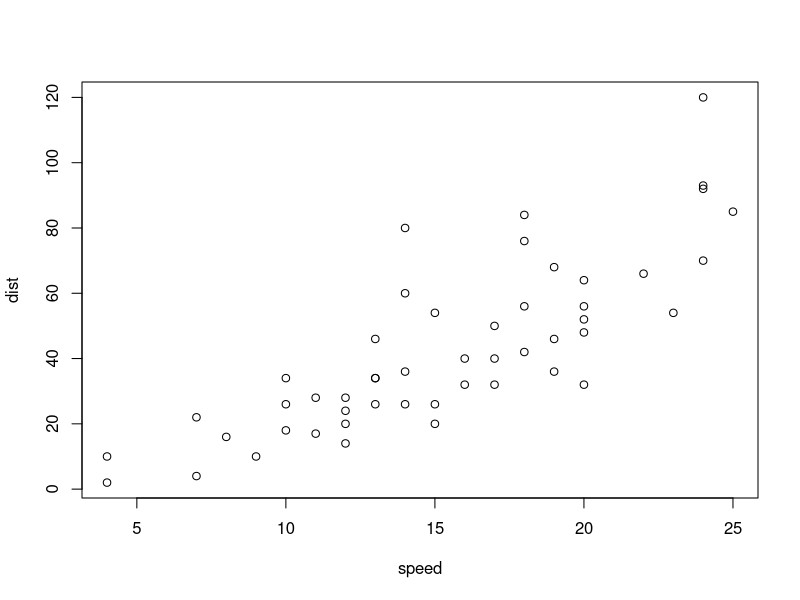
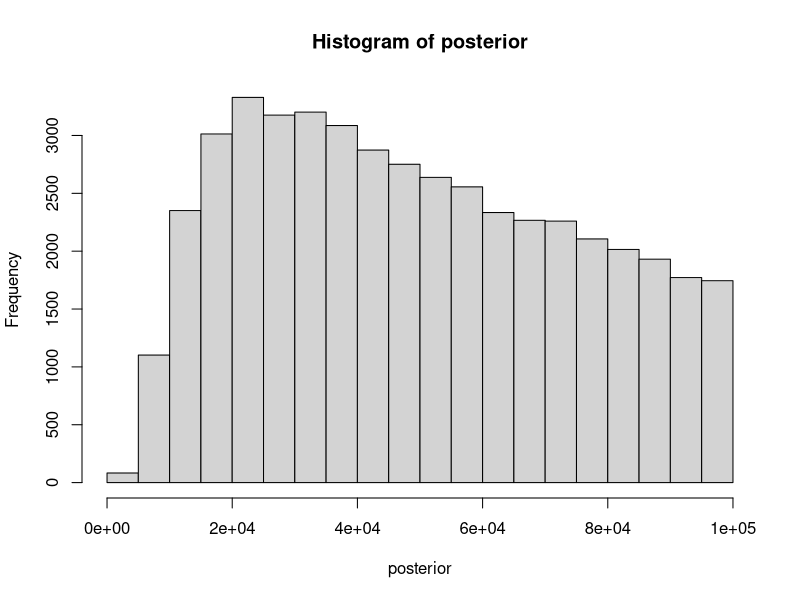
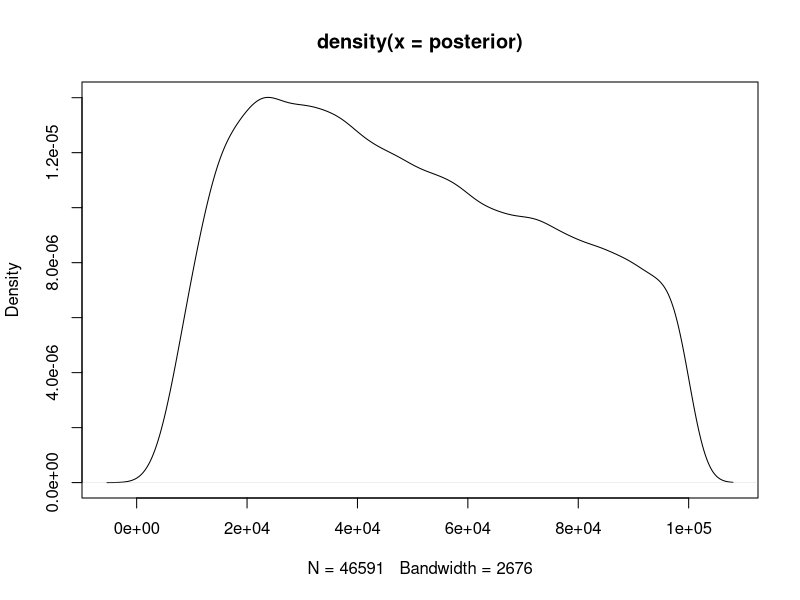
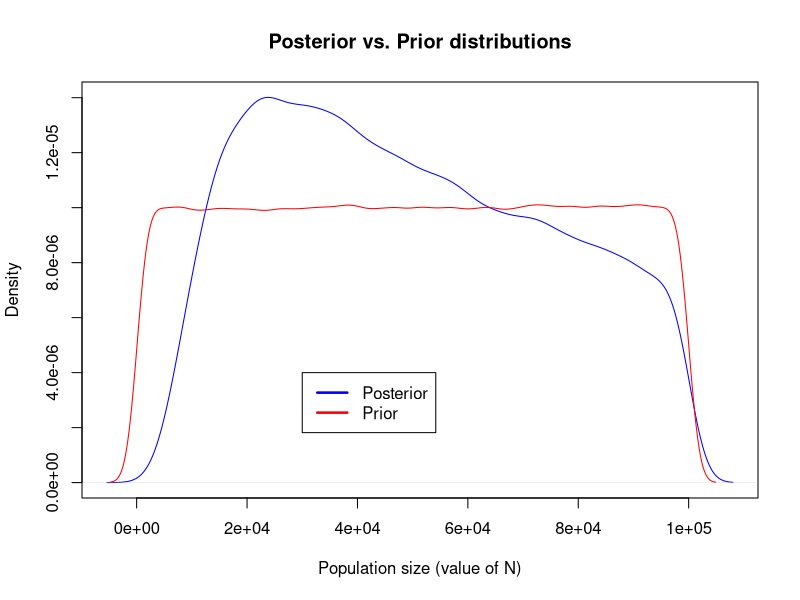
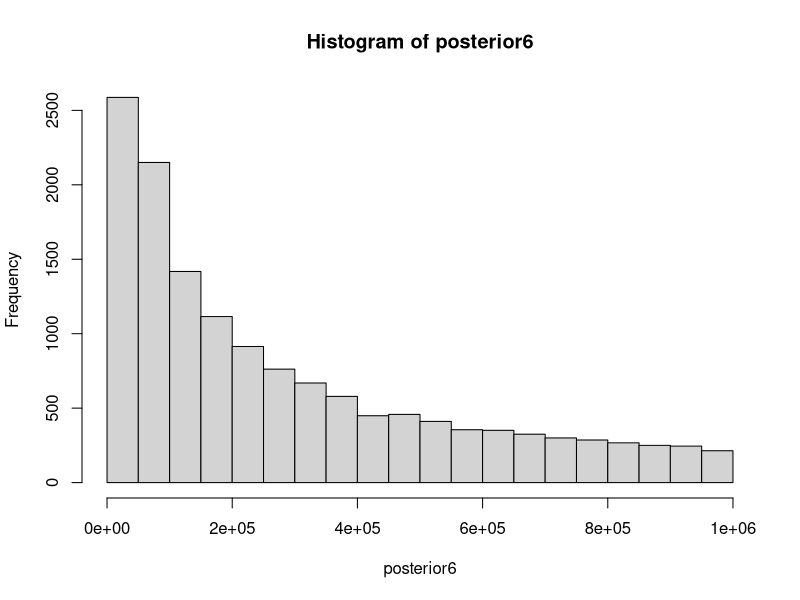
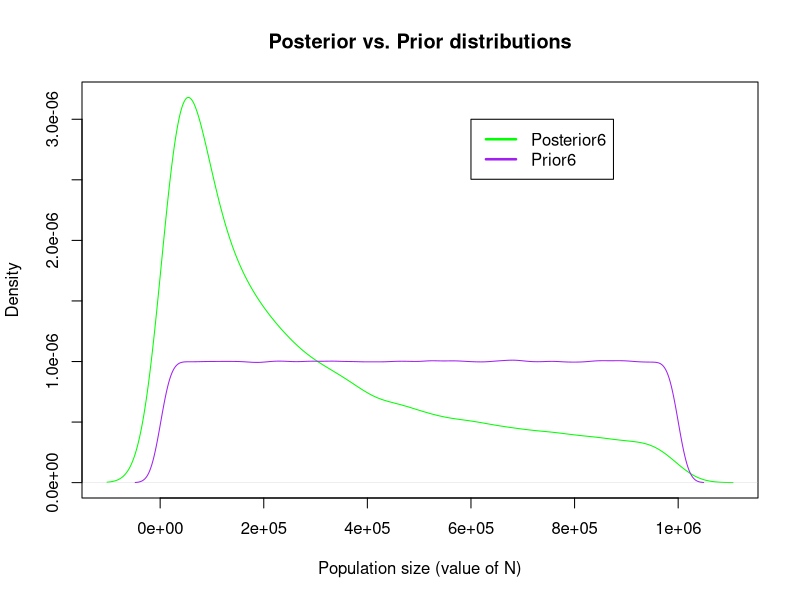
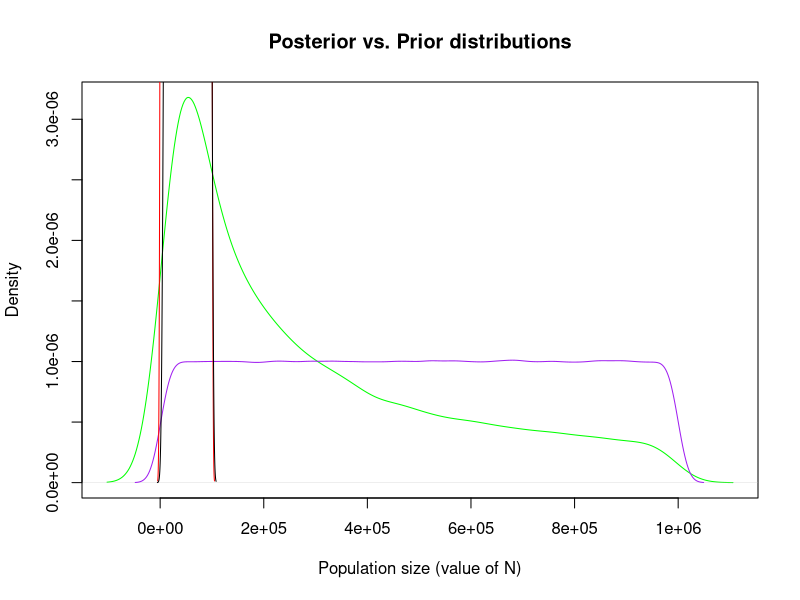

Source code (R) for these figures, in order:
## ---- chunk 1
summary(cars)
## ---- chunk 2
plot(cars)
## ---- chunk 3
getwd()
setwd("C:\\Users\\Hayley\\eeb201hayleystansell")
getwd()

#?runif
#try simulating the coin flip thing from class
#prior<- runif(1e6)
#D_sim<- rbinom(n=1e6, size=100, p=prior)
#plot(D_sim)
#This produces a "black block", x-axis going from 0 to 1e6, y-axis going from 0 to 100....
#?plot
#how is a number the prior distribution???? 
prior<- runif(n=1e6, min = 100, max = 100000)
#prior
#plot(prior) #looks correct in terms of axes
#
## ---- chunk 4
rate<- 1/(prior)
mostrecent<- rexp(1e6, rate)
#######DOES NOT NEED TO BE A LOOP!, R automatically takes each value of "prior" and plugs it in in order to the "mostrecent" vector
#######Follows that NEITHER DOES NEXT STEP
#mostrecent
length(mostrecent)
## ---- chunk 5
ratemu<- 1e-3
snpnumber<- rpois(1e6, mostrecent*ratemu*2)
#snpnumber
max(snpnumber)
length(snpnumber)
## ---- chunk 6
sims<- cbind(prior, snpnumber)
simslower<- subset(sims, sims[,2]>45)
simsupper<- subset(simslower, simslower[,2]<55)
posterior<-simsupper[,1]
#posterior
max(posterior)
min(posterior)
hist(posterior)
density(posterior)
plot(density(posterior))
## ---- chunk 7
density(posterior)
plot(density(posterior), main= "Posterior vs. Prior distributions", xlab= "Population size (value of N)", col= "blue")
density(prior)
#?lines
# "lines() adds a line to an existing plot --- lines(namevector, col = color)
lines(density(prior), col= "red")
#?legend
legend(3e04,4e-06, # places a legend at the appropriate place 
       c("Posterior", "Prior"), # puts text in the legend
       
       lty=c(1,1), # gives the legend appropriate symbols (lines)
       
       lwd=c(2.5,2.5),col=c("blue", "red")) # gives the legend lines the correct color and width
## ---- chunk 8
median(posterior)
## ---- chunk 9
#?quantile
quantile(posterior, c(0.025, 0.975))

## ---- chunk 10
prior6<- runif(n=1e6, min = 1000, max = 1000000)
rate6<- 1/(prior6)
mostrecent6<- rexp(1e6, rate6)
length(mostrecent6)
ratemu6<- 1e-3
snpnumber6<- rpois(1e6, mostrecent6*ratemu6*2)
#snpnumber
max(snpnumber6)
length(snpnumber6)
sims6<- cbind(prior6, snpnumber6)
simslower6<- subset(sims6, sims6[,2]>45)
simsupper6<- subset(simslower6, simslower6[,2]<55)
posterior6<-simsupper6[,1]
#posterior
hist(posterior6)
#
#?plot
plot(density(posterior6), main= "Posterior vs. Prior distributions", xlab= "Population size (value of N)", col= "green")
density(prior6)
#?lines
# "lines() adds a line to an existing plot --- lines(namevector, col = color)
lines(density(prior6), col= "purple")
#?legend
legend(6e05,3e-06, # places a legend at the appropriate place 
       c("Posterior6", "Prior6"), # puts text in the legend
       #try putting "top right" and it will set to right place
       
       lty=c(1,1), # gives the legend appropriate symbols (lines)
       
       lwd=c(2.5,2.5),col=c("green", "purple")) # gives the legend lines the correct color and width

plot(density(posterior6), main= "Posterior vs. Prior distributions", xlab= "Population size (value of N)", col= "green")
lines(density(prior6), col="purple")
lines(density(prior), col ="red")
lines(density(posterior), col ="black")
#graph done to compare both simulations together.....not the most useful thing
## ---- chunk 11
prior3<-runif(n=1e6, min=50000, max=1e6)
## ---- chunk 12


rate3<- 1/(prior3)
tsplit3<- rexp(1e6, rate3)
length(tsplit3)

TMRCA<- tsplit3 + 1e5 #1e5 is the expected ancestral coalescent time
length(TMRCA)


ratemu3<- 1e-3
snpnumber3<- rpois(1e6, tsplit3*ratemu3*2)
#snpnumber
max(snpnumber3)
length(snpnumber3)





#######careful! N is 100,000  .......don't know what the split population size is.... timesplit + simulated N (simulated with the rate)..... N generations is going to vary, THAT IS WHAT GOES INTO THE TIME TO COAL
